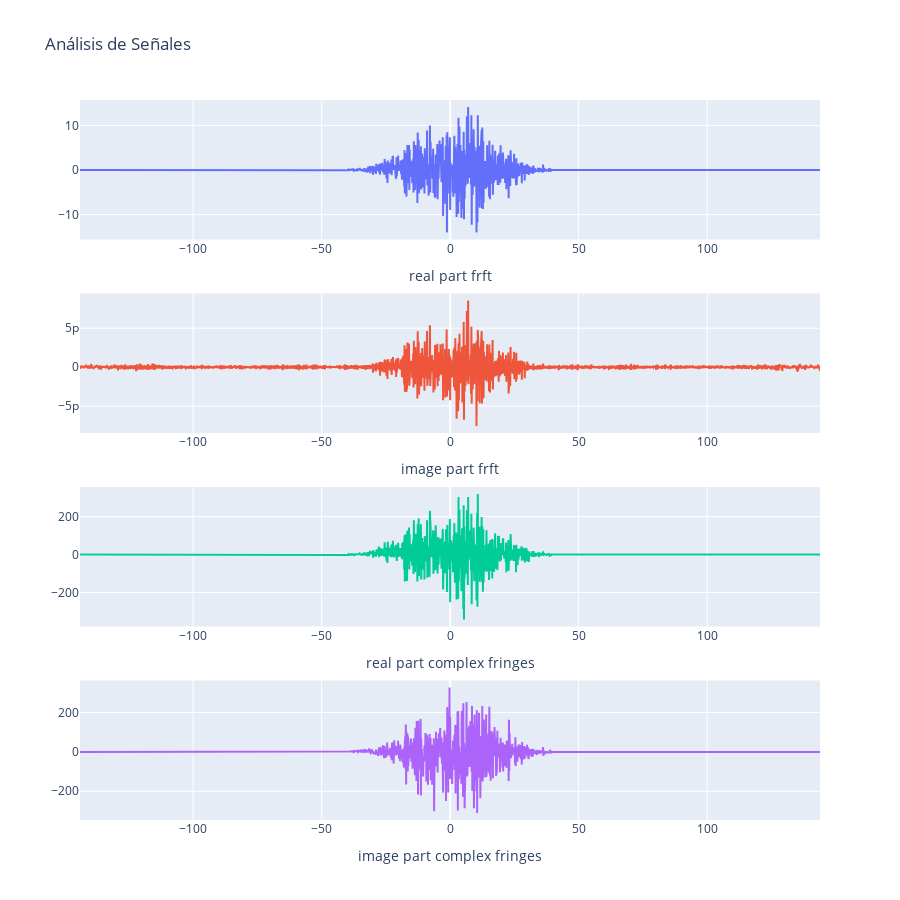

The cell this chart's notebook holds for it:
### Code cell
frecuency = 0
fig = make_subplots(rows=4, cols=1)
fig.add_trace(
    go.Scatter(x = srvfreq,y=np.real(fftshift(frftarray[frecuency])), mode='lines', name='target signal'),
    row=1, col=1
)
fig.add_trace(
    go.Scatter(x = srvfreq,y=np.imag(fftshift(frftarray[frecuency])), mode='lines', name='target signal'),
    row=2, col=1
)

fig.add_trace(
    go.Scatter(x = srvfreq,y=np.real(fringes[:,0,0]), mode='lines', name='target signal'),
    row=3, col=1
)

fig.add_trace(
    go.Scatter(x = srvfreq,y=np.imag(fringes[:,0,0]), mode='lines', name='target signal'),
    row=4, col=1
)

fig.update_layout(
    title_text="Análisis de Señales",
    height=900,  # Ajusta la altura si es necesario
    showlegend=False
)
fig.update_xaxes(title_text="real part frft", row=1, col=1)
fig.update_xaxes(title_text="image part frft", row=2, col=1)
fig.update_xaxes(title_text="real part complex fringes", row=3, col=1)
fig.update_xaxes(title_text="image part complex fringes", row=4, col=1)
fig.show()

### Figure 1 — Plotly figure (JSON) as saved in the notebook; plotly's stock layout.template omitted (floating-point values rounded to 4 significant figures; data arrays with more than 128 entries replaced by an {"elided": "..."} marker saying what was removed)
{"data": [{"mode": "lines", "name": "target signal", "type": "scatter", "x": {"elided": "2304 float values"}, "xaxis": "x", "y": {"elided": "2304 float values"}, "yaxis": "y"}, {"mode": "lines", "name": "target signal", "type": "scatter", "x": {"elided": "2304 float values"}, "xaxis": "x2", "y": {"elided": "2304 float values"}, "yaxis": "y2"}, {"mode": "lines", "name": "target signal", "type": "scatter", "x": {"elided": "2304 float values"}, "xaxis": "x3", "y": {"elided": "2304 float values"}, "yaxis": "y3"}, {"mode": "lines", "name": "target signal", "type": "scatter", "x": {"elided": "2304 float values"}, "xaxis": "x4", "y": {"elided": "2304 float values"}, "yaxis": "y4"}], "layout": {"height": 900, "showlegend": false, "title": {"text": "Análisis de Señales"}, "xaxis": {"anchor": "y", "domain": [0, 1], "title": {"text": "real part frft"}}, "xaxis2": {"anchor": "y2", "domain": [0, 1], "title": {"text": "image part frft"}}, "xaxis3": {"anchor": "y3", "domain": [0, 1], "title": {"text": "real part complex fringes"}}, "xaxis4": {"anchor": "y4", "domain": [0, 1], "title": {"text": "image part complex fringes"}}, "yaxis": {"anchor": "x", "domain": [0.8063, 1]}, "yaxis2": {"anchor": "x2", "domain": [0.5375, 0.7312]}, "yaxis3": {"anchor": "x3", "domain": [0.2687, 0.4625]}, "yaxis4": {"anchor": "x4", "domain": [0, 0.1938]}}}
